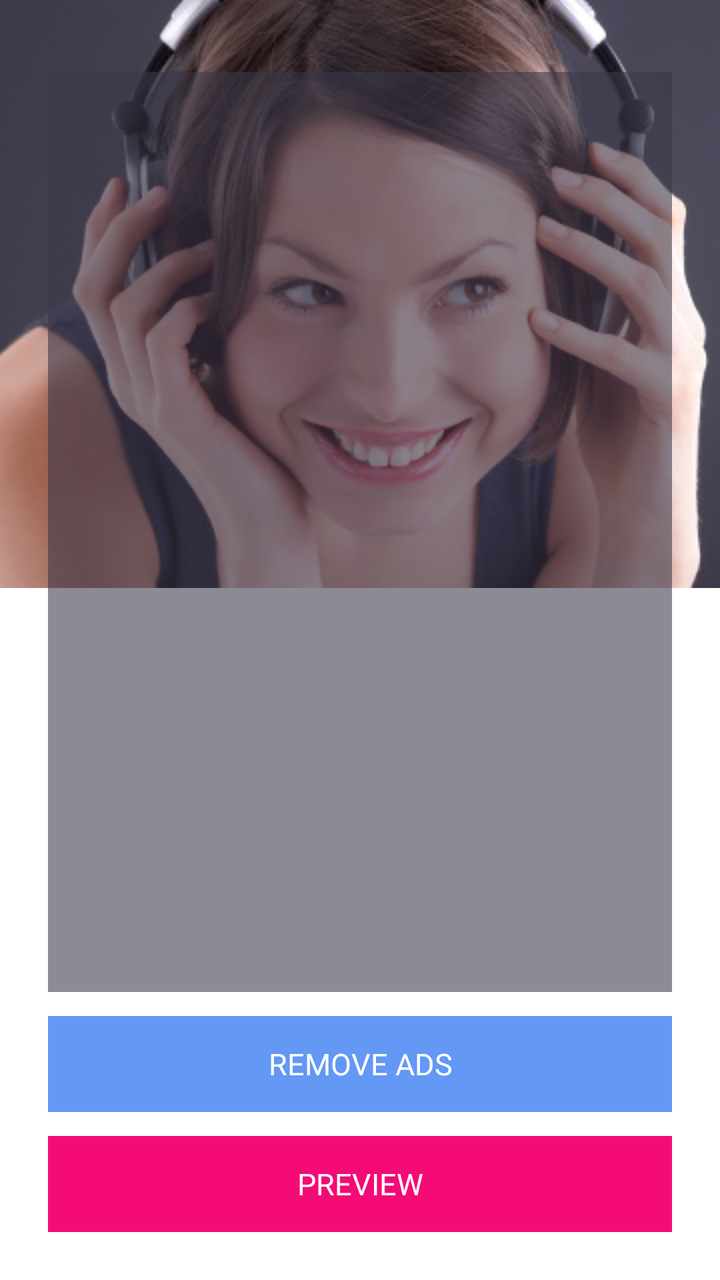
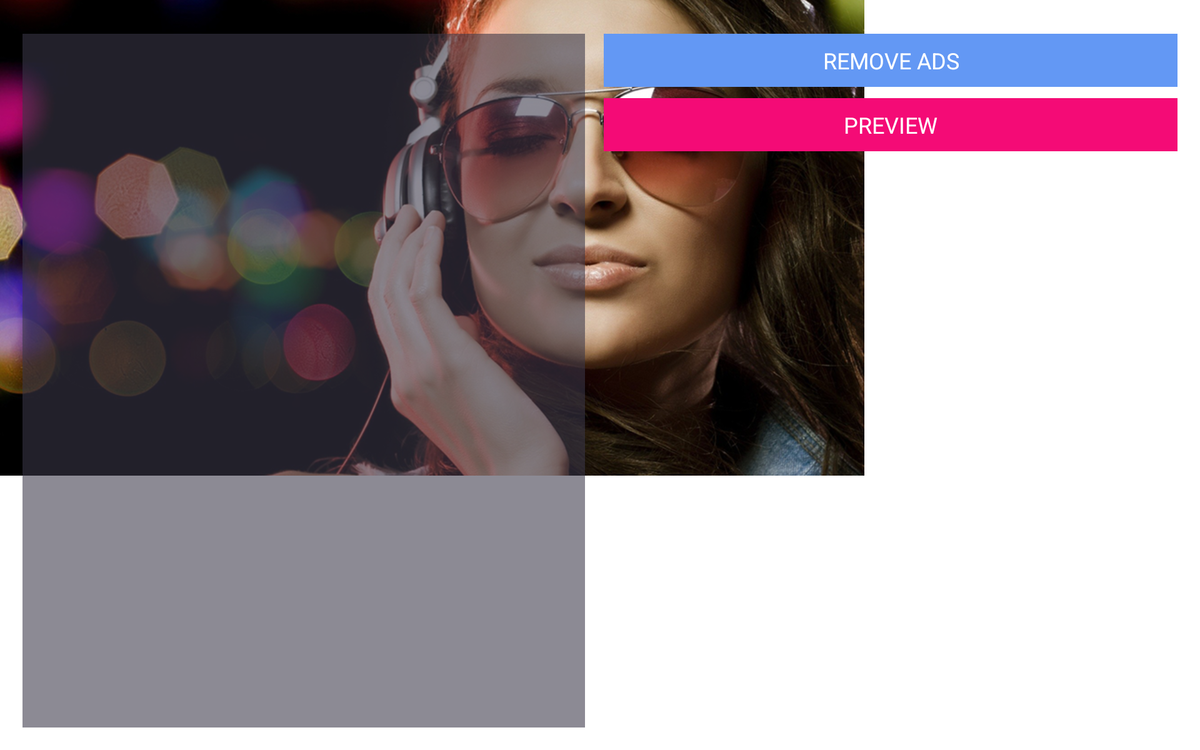

An Android layout and its configuration variant, each rendered on a device that would load it. The default file and the variant file are quoted in full after the pictures.
<!-- AndroidManifest.xml: activity theme Dope -->
<!-- res/layout/activity_main.xml -->
<LinearLayout xmlns:android="http://schemas.android.com/apk/res/android"
    xmlns:tools="http://schemas.android.com/tools"
    xmlns:app="http://schemas.android.com/apk/res-auto"
    android:layout_width="match_parent"
    android:layout_height="match_parent"
    android:orientation="vertical"
    tools:context="com.mj.demkito.MainActivity">

    <android.support.v7.widget.Toolbar
        android:id="@+id/main_toolbar"
        android:layout_width="match_parent"
        android:layout_height="?attr/actionBarSize"
        android:background="?attr/colorPrimaryDark"
        android:theme="@style/ThemeOverlay.AppCompat.Dark.ActionBar"
        app:popupTheme="@style/ThemeOverlay.AppCompat.Light"
        android:elevation="4dp"/>


    <FrameLayout
        android:layout_width="match_parent"
        android:layout_height="match_parent">

        <ImageView
            android:id="@+id/imageView"
            android:layout_width="wrap_content"
            android:layout_height="match_parent"
            android:src="@drawable/listening"
            android:scaleType="matrix"
            android:adjustViewBounds="true"/>

        <RelativeLayout
            android:layout_width="match_parent"
            android:layout_height="wrap_content"
            android:gravity="center_horizontal"
            android:padding="24dp">

            <Button
                style="@style/ButtonStyle"
                android:id="@+id/button2"
                android:background="@color/button_red"
                android:text="PREVIEW"
                android:layout_alignParentBottom="true"/>

            <Button
                style="@style/ButtonStyle"
                android:id="@+id/button1"
                android:background="@color/button_blue"
                android:text="REMOVE ADS"
                android:layout_above="@id/button2"
                />

            <ScrollView
                android:id="@+id/scrollView"
                android:layout_width="match_parent"
                android:layout_height="fill_parent"
                android:layout_alignParentTop="true"
                android:layout_above="@id/button1"
                android:layout_marginTop="12dp"
                android:background="@color/text_view_bg">

                <TextView
                    android:id="@+id/tv"
                    android:layout_width="match_parent"
                    android:layout_height="match_parent"
                    android:padding="24dp"
                    android:layout_marginTop="16dp"
                    android:textSize="20sp"
                    android:textColor="@color/white"
                    />
            </ScrollView>



        </RelativeLayout>


    </FrameLayout>


</LinearLayout>
<!-- resources referenced by this layout -->
<resources>
  <color name="button_blue">#ff6398f4</color>
  <color name="button_red">#fff40b76</color>
  <color name="text_view_bg">#953b3849</color>
  <color name="white">#ffffff</color>
  <!-- drawable listening: jpg bitmap (drawable, 66498 bytes) -->
  <style name="ButtonStyle" parent="Base.Widget.AppCompat.Button">
          <item name="android:gravity">center</item>
          <item name="android:textColor">@color/white</item>
          <item name="android:layout_width">fill_parent</item>
          <item name="android:layout_height">wrap_content</item>
          <item name="android:layout_marginTop">@dimen/button_margin_top</item>
          <item name="android:textSize">@dimen/button_text_size</item>
      </style>
  <!-- from res/values-v19/ -->
  <style name="Dope" parent="MaterialDrawerTheme.Light.DarkToolbar.ActionBar.TranslucentStatus">
          <item name="colorPrimary">@color/material_drawer_primary</item>
          <item name="colorPrimaryDark">@color/material_drawer_primary_dark</item>
          <item name="colorAccent">@color/material_drawer_accent</item>
      </style>
  <dimen name="button_margin_top">12dp</dimen>
  <dimen name="button_text_size">15sp</dimen>
</resources>
<!-- res/layout-xlarge/activity_main.xml (the repository's variant of the layout above) -->
<!-- drawn on a large tablet held sideways -->
<RelativeLayout xmlns:android="http://schemas.android.com/apk/res/android"
    xmlns:tools="http://schemas.android.com/tools"
    xmlns:app="http://schemas.android.com/apk/res-auto"
    android:layout_width="match_parent"
    android:layout_height="match_parent"
    tools:context="com.mj.demkito.MainActivity">

    <android.support.v7.widget.Toolbar
        android:id="@+id/main_toolbar"
        android:layout_width="match_parent"
        android:layout_height="?attr/actionBarSize"
        android:background="?attr/colorPrimaryDark"
        android:layout_alignParentTop="true"
        android:theme="@style/ThemeOverlay.AppCompat.Dark.ActionBar"
        app:popupTheme="@style/ThemeOverlay.AppCompat.Light"
        android:elevation="4dp"/>



    <FrameLayout
        android:layout_width="match_parent"
        android:layout_height="match_parent"
        android:layout_below="@id/main_toolbar">

        <ImageView
            android:id="@+id/imageView"
            android:layout_width="wrap_content"
            android:layout_height="match_parent"
            android:src="@drawable/tablet"
            android:scaleType="matrix"
            android:adjustViewBounds="true"/>

        <RelativeLayout
            android:layout_width="match_parent"
            android:layout_height="wrap_content"
            android:orientation="horizontal"
            android:padding="24dp">

            <ScrollView
                android:layout_width="600dp"
                android:layout_height="match_parent"
                android:background="@color/text_view_bg"
                android:layout_marginRight="20dp"
                android:id="@+id/scrollView"
                android:layout_alignTop="@+id/button1">
                <TextView
                    android:id="@+id/tv"
                    android:layout_width="match_parent"
                    android:layout_height="wrap_content"
                    android:padding="44dp"
                    android:layout_marginTop="16dp"
                    android:textSize="32sp"
                    android:textColor="@color/white"
                    android:maxLines="20"

                    />
            </ScrollView>


            <Button
                style="@style/ButtonStyle"
                android:id="@+id/button1"
                android:background="@color/button_blue"
                android:text="REMOVE ADS"
                android:textSize="24sp"
                android:padding="12dp"
                android:layout_alignParentTop="true"
                android:layout_toRightOf="@+id/scrollView"
                android:layout_toEndOf="@+id/scrollView" />

            <Button
                style="@style/ButtonStyle"
                android:id="@+id/button2"
                android:background="@color/button_red"
                android:text="PREVIEW"
                android:textSize="24sp"
                android:padding="12dp"
                android:layout_below="@id/button1"
                android:layout_toRightOf="@+id/scrollView"
               />






        </RelativeLayout>


    </FrameLayout>


</RelativeLayout>
<!-- resources referenced by the variant -->
<!-- as a large tablet held sideways resolves them -->
<resources>
  <color name="button_blue">#ff6398f4</color>
  <color name="button_red">#fff40b76</color>
  <color name="text_view_bg">#953b3849</color>
  <color name="white">#ffffff</color>
  <!-- drawable tablet: jpg bitmap (drawable, 160251 bytes) -->
  <style name="ButtonStyle" parent="Base.Widget.AppCompat.Button">
          <item name="android:gravity">center</item>
          <item name="android:textColor">@color/white</item>
          <item name="android:layout_width">fill_parent</item>
          <item name="android:layout_height">wrap_content</item>
          <item name="android:layout_marginTop">@dimen/button_margin_top</item>
          <item name="android:textSize">@dimen/button_text_size</item>
      </style>
  <!-- from res/values-v19/ -->
  <style name="Dope" parent="MaterialDrawerTheme.Light.DarkToolbar.ActionBar.TranslucentStatus">
          <item name="colorPrimary">@color/material_drawer_primary</item>
          <item name="colorPrimaryDark">@color/material_drawer_primary_dark</item>
          <item name="colorAccent">@color/material_drawer_accent</item>
      </style>
  <dimen name="button_margin_top">12dp</dimen>
  <dimen name="button_text_size">15sp</dimen>
</resources>
